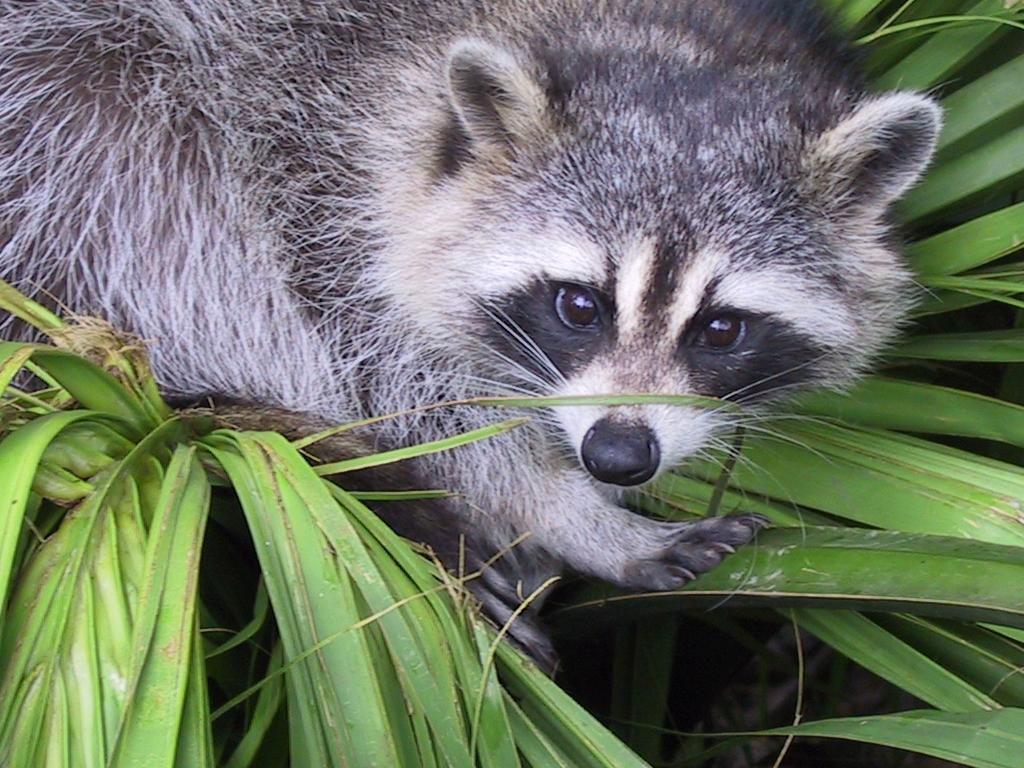
#> input picture Array-1/ex03/animal.jpeg, 1024 x 768 px, found by its file name
$ python zoom.py
#> lines starting #> are read from the running program, lines starting #| are printed output that depends on the picture
### Array-1/ex02/load_image.py
import numpy as np
import cv2


def ft_load(path: str) -> np.array:
    """
        This function takes a path to a image file
        and returns a numpy array filed with pixel
        values of the image.
    """
#> called with path = '../animal.jpeg'
    try:
        open(path, 'r')
        a = np.array(cv2.imread(path))
#> a is the input picture: shape (768, 1024, 3); mean B, G, R 102.1, 117.7, 110.7
        print(f"Shape of the image is {a.shape}")
#| Shape of the image is (768, 1024, 3)
        return a
    except FileNotFoundError as e:
        print(f"Error: File '{path}' does not exist.")
        exit(e.errno)
    except Exception as e:
        print(f"Error: {e}.")
        exit(e.errno)

### Array-1/ex03/zoom.py
from load_image import ft_load
import sys
import cv2
import os


def main(image_path: str = "../animal.jpeg"):

    if not os.path.exists(image_path):
        print(f"Error: File '{image_path}' does not exist.")
        return
    img = ft_load(image_path)
    if img is None:
        print("""
Error: Unable to load image. Check the file path and file integrity.""")
        return
    h, w = img.shape[:2]
#> h = 768; w = 1024
    ci = img[int(h/4) - 50:int(h/4) + 350, int(w/4) + 170:int(w/4) + 570]
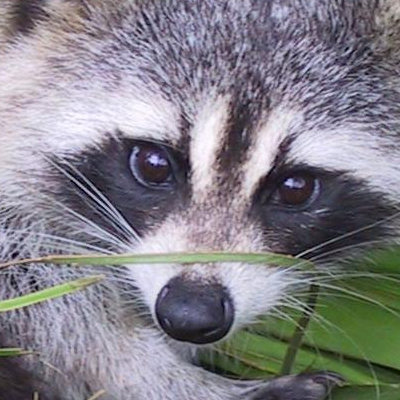
#> ci: shape (400, 400, 3); mean B, G, R 136, 128.4, 130.9
    ci = cv2.cvtColor(ci, cv2.COLOR_BGR2GRAY)
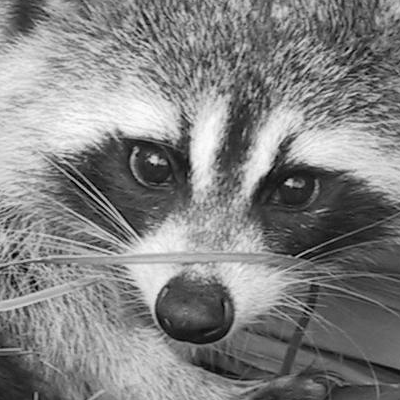
#> ci: shape (400, 400); min 0, max 253, mean 130
    single_column = ci.reshape(400, 400, 1)

    print(f"The shape of image is: {img.shape}")
#| The shape of image is: (768, 1024, 3)
    print(img)
#> (printed output is left out)
    print(f"New shape after slicing: {ci.shape}")
#| New shape after slicing: (400, 400)
    print(single_column)
#> (printed output is left out)
    cv2.imshow("Zoomed", ci)
    cv2.waitKey(0)
    cv2.destroyAllWindows()


if __name__ == "__main__":
    if len(sys.argv) == 2:
        main(sys.argv[1])
    else:
        main()
